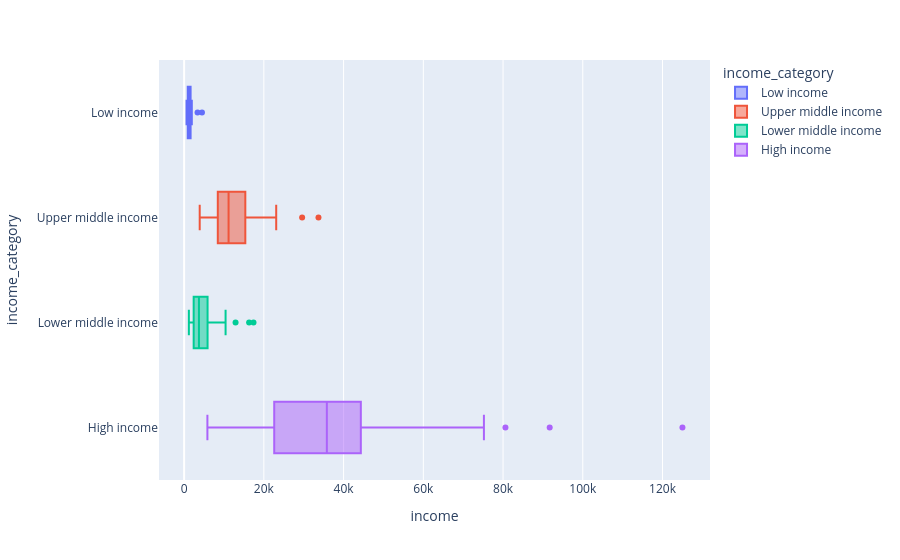

The notebook cell this image was saved under:
### Code cell
px.box(df_countries, x='income', y='income_category', color='income_category', orientation='h', hover_data=['country'])

### Figure 1 — Plotly figure (JSON) as saved in the notebook; plotly's stock layout.template omitted (floating-point values rounded to 4 significant figures)
{"data": [{"alignmentgroup": "True", "customdata": [["Afghanistan"], ["Burkina Faso"], ["Burundi"], ["Central African Republic"], ["Chad"], ["Congo Dem. Rep."], ["Eritrea"], ["Gambia"], ["Guinea-Bissau"], ["Liberia"], ["Madagascar"], ["Malawi"], ["Mali"], ["Mozambique"], ["Niger"], ["Rwanda"], ["Sierra Leone"], ["Sudan"], ["Togo"], ["Uganda"], ["Yemen"]], "hovertemplate": "income_category=%{y}<br>income=%{x}<br>country=%{customdata[0]}<extra></extra>", "legendgroup": "Low income", "marker": {"color": "#636efa"}, "name": "Low income", "notched": false, "offsetgroup": "Low income", "orientation": "h", "showlegend": true, "type": "box", "x": [1610, 1430, 764, 888, 1930, 609, 1420, 1660, 1390, 700, 1390, 1030, 1870, 918, 814, 1350, 1220, 3370, 1210, 1540, 4480], "x0": " ", "xaxis": "x", "y": ["Low income", "Low income", "Low income", "Low income", "Low income", "Low income", "Low income", "Low income", "Low income", "Low income", "Low income", "Low income", "Low income", "Low income", "Low income", "Low income", "Low income", "Low income", "Low income", "Low income", "Low income"], "y0": " ", "yaxis": "y"}, {"alignmentgroup": "True", "customdata": [["Albania"], ["Argentina"], ["Armenia"], ["Azerbaijan"], ["Belarus"], ["Belize"], ["Bosnia and Herzegovina"], ["Botswana"], ["Brazil"], ["Bulgaria"], ["China"], ["Colombia"], ["Costa Rica"], ["Dominican Republic"], ["Ecuador"], ["El Salvador"], ["Equatorial Guinea"], ["Fiji"], ["Gabon"], ["Georgia"], ["Grenada"], ["Guatemala"], ["Indonesia"], ["Iraq"], ["Jamaica"], ["Kazakhstan"], ["Libya"], ["Malaysia"], ["Maldives"], ["Mauritius"], ["Moldova"], ["Montenegro"], ["Namibia"], ["Paraguay"], ["Peru"], ["Russia"], ["Serbia"], ["South Africa"], ["St. Vincent and the Grenadines"], ["Suriname"], ["Thailand"], ["Tonga"], ["Turkey"], ["Turkmenistan"]], "hovertemplate": "income_category=%{y}<br>income=%{x}<br>country=%{customdata[0]}<extra></extra>", "legendgroup": "Upper middle income", "marker": {"color": "#EF553B"}, "name": "Upper middle income", "notched": false, "offsetgroup": "Upper middle income", "orientation": "h", "showlegend": true, "type": "box", "x": [9930, 18700, 6700, 16000, 16200, 7880, 9720, 13300, 14500, 15300, 9530, 10900, 13000, 11100, 9350, 7300, 33700, 7350, 15400, 6730, 11200, 6710, 8430, 12700, 8000, 20100, 29600, 21100, 10500, 15900, 3910, 14000, 8460, 7290, 9960, 23100, 12700, 12000, 9920, 14200, 13500, 4980, 18000, 9940], "x0": " ", "xaxis": "x", "y": ["Upper middle income", "Upper middle income", "Upper middle income", "Upper middle income", "Upper middle income", "Upper middle income", "Upper middle income", "Upper middle income", "Upper middle income", "Upper middle income", "Upper middle income", "Upper middle income", "Upper middle income", "Upper middle income", "Upper middle income", "Upper middle income", "Upper middle income", "Upper middle income", "Upper middle income", "Upper middle income", "Upper middle income", "Upper middle income", "Upper middle income", "Upper middle income", "Upper middle income", "Upper middle income", "Upper middle income", "Upper middle income", "Upper middle income", "Upper middle income", "Upper middle income", "Upper middle income", "Upper middle income", "Upper middle income", "Upper middle income", "Upper middle income", "Upper middle income", "Upper middle income", "Upper middle income", "Upper middle income", "Upper middle income", "Upper middle income", "Upper middle income", "Upper middle income"], "y0": " ", "yaxis": "y"}, {"alignmentgroup": "True", "customdata": [["Algeria"], ["Angola"], ["Bangladesh"], ["Benin"], ["Bhutan"], ["Bolivia"], ["Cambodia"], ["Cameroon"], ["Cape Verde"], ["Comoros"], ["Congo Rep."], ["Cote d'Ivoire"], ["Egypt"], ["Ghana"], ["Guinea"], ["Haiti"], ["India"], ["Iran"], ["Jordan"], ["Kenya"], ["Kiribati"], ["Kyrgyz Republic"], ["Lao"], ["Lebanon"], ["Lesotho"], ["Mauritania"], ["Micronesia"], ["Mongolia"], ["Morocco"], ["Myanmar"], ["Nepal"], ["Nigeria"], ["Pakistan"], ["Philippines"], ["Samoa"], ["Senegal"], ["Solomon Islands"], ["Sri Lanka"], ["Tajikistan"], ["Tanzania"], ["Timor-Leste"], ["Tunisia"], ["Ukraine"], ["Uzbekistan"], ["Vanuatu"], ["Vietnam"], ["Zambia"]], "hovertemplate": "income_category=%{y}<br>income=%{x}<br>country=%{customdata[0]}<extra></extra>", "legendgroup": "Lower middle income", "marker": {"color": "#00cc96"}, "name": "Lower middle income", "notched": false, "offsetgroup": "Lower middle income", "orientation": "h", "showlegend": true, "type": "box", "x": [12900, 5900, 2440, 1820, 6420, 5410, 2520, 2660, 5830, 1410, 5190, 2690, 9860, 3060, 1190, 1500, 4410, 17400, 9470, 2480, 1730, 2790, 3980, 16300, 2380, 3320, 3340, 7710, 6440, 3720, 1990, 5150, 4280, 5600, 5400, 2180, 1780, 8560, 2110, 2090, 1850, 10400, 7820, 4240, 2950, 4490, 3280], "x0": " ", "xaxis": "x", "y": ["Lower middle income", "Lower middle income", "Lower middle income", "Lower middle income", "Lower middle income", "Lower middle income", "Lower middle income", "Lower middle income", "Lower middle income", "Lower middle income", "Lower middle income", "Lower middle income", "Lower middle income", "Lower middle income", "Lower middle income", "Lower middle income", "Lower middle income", "Lower middle income", "Lower middle income", "Lower middle income", "Lower middle income", "Lower middle income", "Lower middle income", "Lower middle income", "Lower middle income", "Lower middle income", "Lower middle income", "Lower middle income", "Lower middle income", "Lower middle income", "Lower middle income", "Lower middle income", "Lower middle income", "Lower middle income", "Lower middle income", "Lower middle income", "Lower middle income", "Lower middle income", "Lower middle income", "Lower middle income", "Lower middle income", "Lower middle income", "Lower middle income", "Lower middle income", "Lower middle income", "Lower middle income", "Lower middle income"], "y0": " ", "yaxis": "y"}, {"alignmentgroup": "True", "customdata": [["Antigua and Barbuda"], ["Australia"], ["Austria"], ["Bahamas"], ["Bahrain"], ["Barbados"], ["Belgium"], ["Brunei"], ["Canada"], ["Chile"], ["Croatia"], ["Cyprus"], ["Czech Republic"], ["Denmark"], ["Estonia"], ["Finland"], ["France"], ["Germany"], ["Greece"], ["Guyana"], ["Hungary"], ["Iceland"], ["Ireland"], ["Israel"], ["Italy"], ["Japan"], ["Kuwait"], ["Latvia"], ["Lithuania"], ["Luxembourg"], ["Malta"], ["Netherlands"], ["New Zealand"], ["Norway"], ["Oman"], ["Panama"], ["Poland"], ["Portugal"], ["Qatar"], ["Romania"], ["Saudi Arabia"], ["Seychelles"], ["Singapore"], ["Slovak Republic"], ["Slovenia"], ["South Korea"], ["Spain"], ["Sweden"], ["Switzerland"], ["United Arab Emirates"], ["United Kingdom"], ["United States"], ["Uruguay"]], "hovertemplate": "income_category=%{y}<br>income=%{x}<br>country=%{customdata[0]}<extra></extra>", "legendgroup": "High income", "marker": {"color": "#ab63fa"}, "name": "High income", "notched": false, "offsetgroup": "High income", "orientation": "h", "showlegend": true, "type": "box", "x": [19100, 41400, 43200, 22900, 41100, 15300, 41100, 80600, 40700, 19400, 20100, 33900, 28300, 44000, 22700, 39800, 36900, 40400, 28700, 5840, 22300, 38800, 45700, 29600, 36200, 35800, 75200, 18300, 21100, 91700, 28300, 45500, 32300, 62300, 45300, 15400, 21800, 27200, 125000, 17800, 45400, 20400, 72100, 25200, 28700, 30400, 32500, 42900, 55500, 57600, 36200, 49400, 17100], "x0": " ", "xaxis": "x", "y": ["High income", "High income", "High income", "High income", "High income", "High income", "High income", "High income", "High income", "High income", "High income", "High income", "High income", "High income", "High income", "High income", "High income", "High income", "High income", "High income", "High income", "High income", "High income", "High income", "High income", "High income", "High income", "High income", "High income", "High income", "High income", "High income", "High income", "High income", "High income", "High income", "High income", "High income", "High income", "High income", "High income", "High income", "High income", "High income", "High income", "High income", "High income", "High income", "High income", "High income", "High income", "High income", "High income"], "y0": " ", "yaxis": "y"}], "layout": {"boxmode": "overlay", "legend": {"title": {"text": "income_category"}, "tracegroupgap": 0}, "margin": {"t": 60}, "xaxis": {"anchor": "y", "domain": [0, 1], "title": {"text": "income"}}, "yaxis": {"anchor": "x", "categoryarray": ["High income", "Lower middle income", "Upper middle income", "Low income"], "categoryorder": "array", "domain": [0, 1], "title": {"text": "income_category"}}}}
